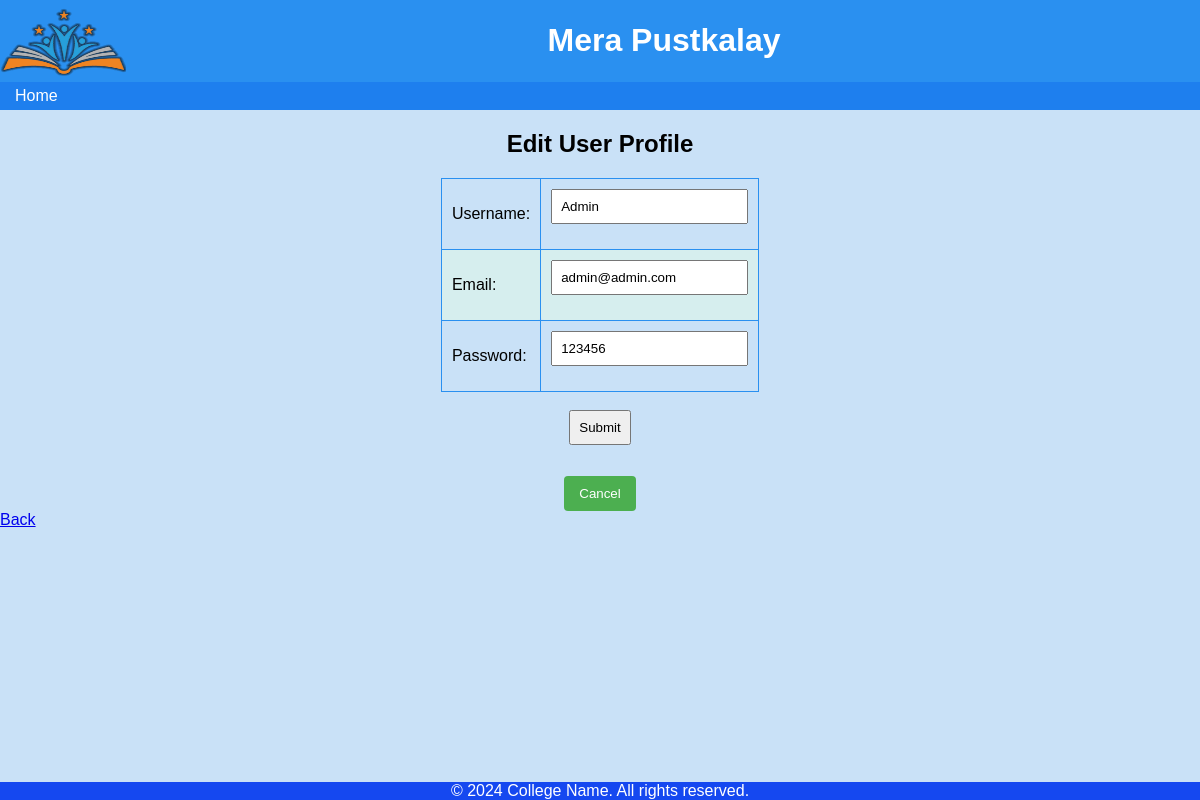
Screenshot of /u_edit/1 with the database file from the repository.
### firstapp/models.py (models this page shows)
class Users(models.Model):
  id = models.IntegerField(primary_key=True)
  username=models.CharField(max_length=255)
  email_id=models.CharField(max_length=255)
  pass_word=models.CharField(max_length=255)
  l_type=models.CharField(max_length=255,null=True)

### firstapp/views.py (the view)
# urls.py: path('u_edit/<int:id>', views.u_edit, name='e_edit'),
def u_edit(request, id):  # User Edit Link
  mymember = Users.objects.get(id=id)
  template = loader.get_template('u_edit.html')
  context = {
    'mymember': mymember,
  }
  return HttpResponse(template.render(context, request))

### firstapp/templates/u_edit.html (shortened to what this page needs)
{% load static %}
<html>
    <link rel="stylesheet" href="{% static 'first.css' %}">
    <header>
        <img src="{% static 'Logo.png' %}" align="left" width="125" height="80">
        <h1>Mera Pustkalay</h1>
    </header>
<body>
    <nav>
        <a href="/home">Home</a>
    </nav>
    <main align = "center">
        <h2 align = "center ">Edit User Profile</h2>
        <form action="edituser/{{ mymember.id }}" method="post">
            <table align="Center">
            <tr>
            <td><label>Username:</label></td>
            <td><input name="username" value="{{mymember.username}}" required></td>
            </tr>
            <tr>
            <td><label>Email:</label></td>
            <td><input name="email" value="{{mymember.email_id}}"></td>
            </tr>
            <tr>
            <td><label>Password:</label></td>
            <td><input name="password" value= "{{mymember.pass_word}}"required></td>
            </tr>
            </table>
            <br>
            <input type="submit">
        </form>
        <a href="/home"><button>Cancel</button></a>
    </main>
    <a href="/home"><label>Back</label></a>
    <footer>
        <marquee>&copy; 2024 College Name. All rights reserved.</marquee>
    </footer>
</body>
</html>

### firstapp/static/first.css (style rules this page uses)
body { font-family: Arial, sans-serif; margin: 0; padding: 0; background-color: #c9e1f7; }
header { background-color: #2a90f0; color: #fff; text-align: center; padding: 1px; }
th, td { border: 1px solid #2a90f0; border-radius: 3px; padding: 10px }
tr:nth-child(even) { background-color: #D6EEEE; }
table { border: 1px solid black; border-collapse: collapse; }
nav { font-family: Arial, sans-serif; background-color: #1e7fee; color: #fff; padding: 5px; }
nav a { font-family: Arial, sans-serif; color: #fff; text-decoration: none; margin: 0 10px; }
button { background-color: #4caf50; color: white; padding: 10px 15px; border: none; border-radius: 4px; cursor: pointer; }
footer { background-color: #1548f0; color: #fff; text-align: center; font-family: Arial, sans-serif; position: fixed; bottom: 0; width: 100%; }
input { padding: 8px; margin-bottom: 15px; box-sizing: border-box; }

### rows the page displays
Users: username "Admin", email "admin@admin.com", password "123456"
